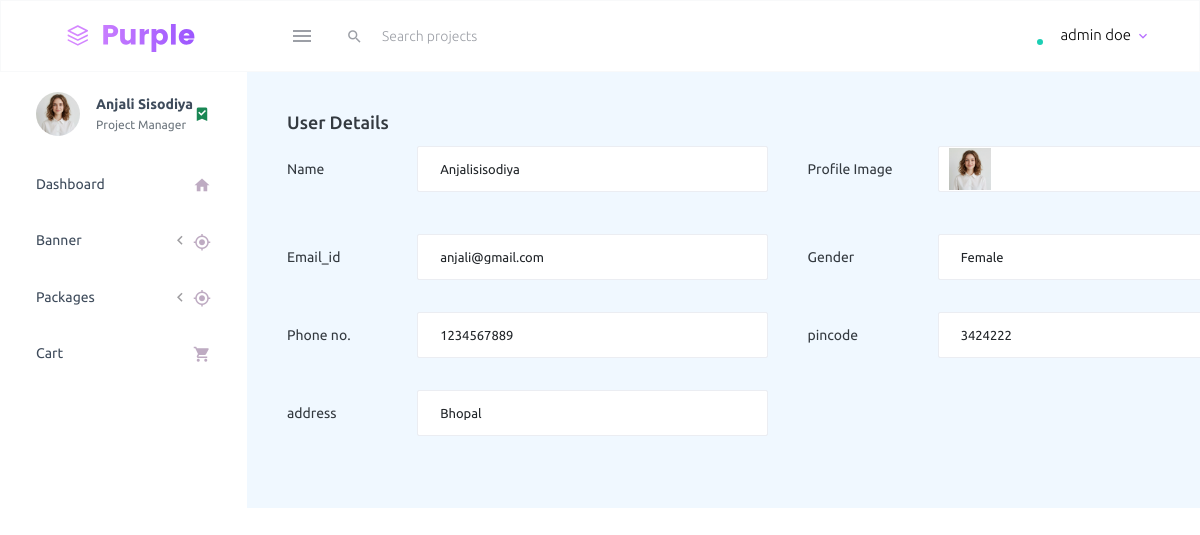
The page /admin/cart/user_details.php (signed in) on the database its author committed.
### tables this page shows
CREATE TABLE `users` (
  `id` int(11) NOT NULL,
  `first_name` varchar(25) NOT NULL,
  `last_name` varchar(25) NOT NULL,
  `email` varchar(50) NOT NULL,
  `password` varchar(200) NOT NULL,
  `role_id` int(10) NOT NULL
);

CREATE TABLE `user_details` (
  `id` int(11) NOT NULL,
  `user_id` int(11) NOT NULL,
  `first_name` varchar(25) NOT NULL,
  `last_name` varchar(25) NOT NULL,
  `profile_image` varchar(255) DEFAULT NULL,
  `email` varchar(50) NOT NULL,
  `gender` enum('Male','Female') NOT NULL,
  `phone` varchar(15) NOT NULL,
  `city_id` int(200) NOT NULL,
  `state_id` int(100) NOT NULL,
  `pincode` int(11) NOT NULL,
  `landmark` varchar(100) NOT NULL,
  `address` varchar(200) NOT NULL,
  `created_at` datetime NOT NULL DEFAULT current_timestamp(),
  `updated_at` datetime NOT NULL DEFAULT current_timestamp()
);

### admin/cart/user_details.php (the view, shortened to what this page needs)
<?php
    include "../../dbconfig.php";
    include "../partials/header.php";
    include "../partials/navbar.php";
    include "../partials/sidebar.php";
    $sql = "SELECT * FROM user_details WHERE user_id=1";
$result = $conn->query($sql);
    ?>
 <div class="col-12 grid-margin stretch-card">
    <div class="card">
                  <div class="card-body packageform">
                    <h4 class="card-title">User details</h4>
                    <form method="post" class="form-sample" enctype="multipart/form-data">
                      <?php
while($row = $result->fetch_assoc()) {
                      ?>
                      <div class="row">
                        <div class="col-md-6">
                          <div class="form-group row">
                            <label class="col-sm-3 col-form-label">Name</label>
                            <div class="col-sm-9">
                              <input type="text" name="fname" class="form-control" value="<?php echo $row["first_name"]?><?php echo $row["last_name"]?>" />
                            </div>
                          </div>
                        </div>
                        <div class="col-md-6">
                          <div class="form-group row">
                            <label class="col-sm-3 col-form-label">Profile Image</label>
                            <div class="col-sm-9">
                              <input type="text" name="p_name" class="form-control" />
                              <img src="../../<?php echo $row["profile_image"]?>" class="userdtl_img">
                            </div>
                          </div>
                        </div>
                      </div>
                      <div class="row">
                        <div class="col-md-6">
                          <div class="form-group row">
                            <label class="col-sm-3 col-form-label">Email_id</label>
                            <div class="col-sm-9">
                              <input type="text" name="p_description" class="form-control" value="<?php echo $row["email"]?>"/>
                            </div>
                          </div>
                        </div>
                        <div class="col-md-6">
                          <div class="form-group row">
                            <label class="col-sm-3 col-form-label">Gender</label>
                            <div class="col-sm-9">
                              <input type="text" name="country" class="form-control" value="<?php echo $row["gender"]?>" />
                            </div>
                          </div>
                        </div>
                      </div>
                      <div class="row">
                        <div class="col-md-6">
                          <div class="form-group row">
                            <label class="col-sm-3 col-form-label">Phone no.</label>
                            <div class="col-sm-9">
                              <input type="text" name="days" class="form-control" value="<?php echo $row["phone"]?>" />
                            </div>
                          </div>
                        </div>
                        <div class="col-md-6">
                          <div class="form-group row">
                            <label class="col-sm-3 col-form-label">pincode</label>
                            <div class="col-sm-9">
                              <input type="text" name="people" class="form-control" value="<?php echo $row["pincode"]?>" />
                            </div>
                          </div>
                        </div>
                        <div class="col-md-6">
                          <div class="form-group row">
                            <label class="col-sm-3 col-form-label">address</label>
                            <div class="col-sm-9">
                              <input type="text" name="price" class="form-control" value="<?php echo $row["address"]?>" />
                            </div>
                          </div>
                        </div>
                      </div>
                      </div>
                      <?php
                    }
                      ?>
                  </div>
                </div>
              </div>
<?php
 include '../partials/footer.php';
?>

### admin/partials/navbar.php (shortened to what this page needs)
<?php
$base_url = "http://localhost/trendy/admin/";
$adminId = $_SESSION['admin_id'];
$sql = "SELECT * FROM users WHERE id = ?";
$stmt = $conn->prepare($sql);
$stmt->bind_param("i", $adminId);
$stmt->execute();
$result = $stmt->get_result();
$row = $result->fetch_assoc();
?>
<nav class="navbar default-layout-navbar col-lg-12 col-12 p-0 fixed-top d-flex flex-row">
  <div class="text-center navbar-brand-wrapper d-flex align-items-center justify-content-center">
    <a class="navbar-brand brand-logo" href="index.php"><img src="<?php echo $base_url ?>assets/images/logo.svg" alt="logo" /></a>
  </div>
  <div class="navbar-menu-wrapper d-flex align-items-stretch">
    <button class="navbar-toggler navbar-toggler align-self-center" type="button" data-toggle="minimize">
      <span class="mdi mdi-menu"></span>
    </button>
    <div class="search-field d-none d-md-block">
      <form class="d-flex align-items-center h-100" action="#">
        <div class="input-group">
          <div class="input-group-prepend bg-transparent">
            <i class="input-group-text border-0 mdi mdi-magnify"></i>
          </div>
          <input type="text" class="form-control bg-transparent border-0" placeholder="Search projects">
        </div>
      </form>
    </div>
    <ul class="navbar-nav navbar-nav-right">
      <li class="nav-item nav-profile dropdown">
        <a class="nav-link dropdown-toggle" id="profileDropdown" href="#" data-bs-toggle="dropdown" aria-expanded="false">
          <div class="nav-profile-img">
            <span class="availability-status online"></span>
          </div>
          <div class="nav-profile-text">
            <p class="mb-1 text-black"><?php echo htmlspecialchars($row['first_name'] . " " . $row['last_name']); ?></p>
          </div>
        </a>
      </li>
    </ul>
  </div>
</nav>

### admin/partials/sidebar.php (shortened to what this page needs)
<?php
$base_url = "http://localhost/trendy/admin/";
$current_page = basename($_SERVER['PHP_SELF']);
$full_path = $_SERVER['PHP_SELF'];
$sql = "SELECT * FROM user_details";
$result = $conn->query($sql);
$user = $result->fetch_assoc();
?>
<div class="container-fluid page-body-wrapper">
  <nav class="sidebar sidebar-offcanvas" id="sidebar">
    <ul class="nav">
      <li class="nav-item nav-profile">
        <a href="#" class="nav-link">
          <div class="nav-profile-image">
            <img src="<?php echo $base_url . "../" . $user['profile_image']; ?>" alt="profile">
          </div>
          <div class="nav-profile-text d-flex flex-column">
            <span class="font-weight-bold mb-2">
              <?php echo $user['first_name'] . " " . ucwords(strtolower($user['last_name'])); ?>
            </span>
            <span class="text-secondary text-small">Project Manager</span>
          </div>
          <i class="mdi mdi-bookmark-check text-success nav-profile-badge"></i>
        </a>
      </li>
      <li class="nav-item">
        <a class="nav-link <?php echo ($current_page == 'index.php' && strpos($full_path, 'admin/index.php') !== false) ? 'active-link' : ''; ?>" href="<?php echo $base_url; ?>index.php">
          <span class="menu-title">Dashboard</span>
          <i class="mdi mdi-home menu-icon"></i>
        </a>
      </li>
      <?php $is_banner = strpos($full_path, '/banner/') !== false; ?>
      <li class="nav-item">
        <a class="nav-link <?php echo $is_banner ? '' : 'collapsed'; ?>" data-bs-toggle="collapse" href="#banner-menu" aria-expanded="<?php echo $is_banner ? 'true' : 'false'; ?>" aria-controls="banner-menu">
          <span class="menu-title">Banner</span>
          <i class="menu-arrow"></i>
          <i class="mdi mdi-crosshairs-gps menu-icon"></i>
        </a>
      </li>
      <?php $is_package = strpos($full_path, '/Packages/') !== false; ?>
      <li class="nav-item">
        <a class="nav-link <?php echo $is_package ? '' : 'collapsed'; ?>" data-bs-toggle="collapse" href="#package-menu" aria-expanded="<?php echo $is_package ? 'true' : 'false'; ?>" aria-controls="package-menu">
          <span class="menu-title">Packages</span>
          <i class="menu-arrow"></i>
          <i class="mdi mdi-crosshairs-gps menu-icon"></i>
        </a>
      </li>
      <li class="nav-item">
        <a class="nav-link <?php echo (strpos($full_path, '/cart/index.php') !== false) ? 'active-link' : ''; ?>" href="<?php echo $base_url; ?>cart/index.php">
          <span class="menu-title">Cart</span>
          <i class="mdi mdi-cart menu-icon"></i>
        </a>
      </li>
    </ul>
  </nav>
  <div class="main-panel">

### css/style.css (style rules this page uses)
.navbar { border: 1px solid #f8f9fa; }
.dropdown { position: relative; display: inline-block; }
.packageform { width: 1081px; background-color: aliceblue; }
.userdtl_img { width: 42px; margin-top: -68px; margin-left: 11px; }

### rows shown on the page
users: first_name+last_name "admin doe"
user_details: profile_image (picture), first_name "Anjali", last_name "Sisodiya", fname "Anjalisisodiya", p_description "anjali@gmail.com", country "Female", days "1234567889", people "3424222", price "Bhopal"
